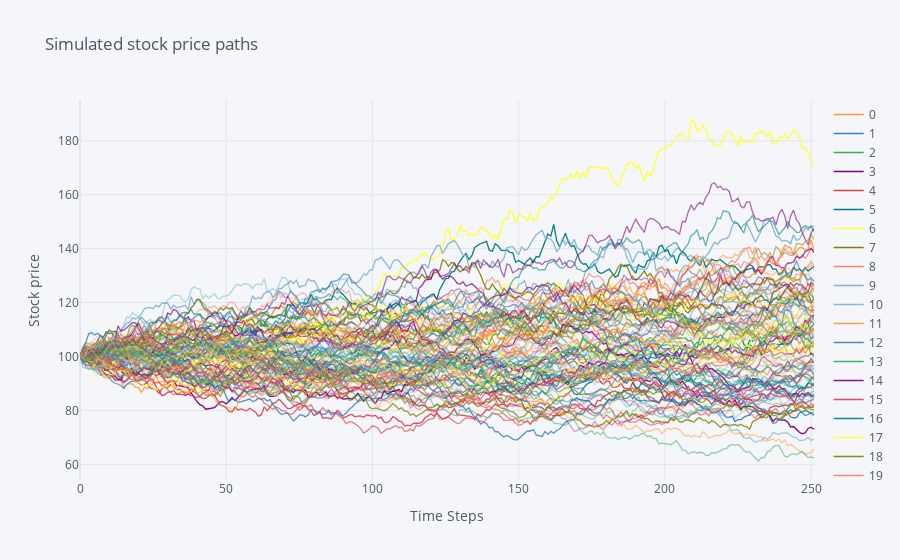

Notebook cell for this chart:
### Code cell
# Plot simulated price paths 
price_path.iloc[:,:100].iplot(title='Simulated stock price paths', xTitle='Time Steps', yTitle='Stock price')

### Figure 1 — Plotly figure (JSON) as saved in the notebook; plotly's stock layout.template omitted (floating-point values rounded to 4 significant figures; data arrays with more than 128 entries replaced by an {"elided": "..."} marker saying what was removed)
{"data": [{"line": {"color": "rgba(255, 153, 51, 1.0)", "dash": "solid", "shape": "linear", "width": 1.3}, "mode": "lines", "name": "0", "text": "", "type": "scatter", "x": {"elided": "252 int values"}, "y": {"elided": "252 float values"}}, {"line": {"color": "rgba(55, 128, 191, 1.0)", "dash": "solid", "shape": "linear", "width": 1.3}, "mode": "lines", "name": "1", "text": "", "type": "scatter", "x": {"elided": "252 int values"}, "y": {"elided": "252 float values"}}, {"line": {"color": "rgba(50, 171, 96, 1.0)", "dash": "solid", "shape": "linear", "width": 1.3}, "mode": "lines", "name": "2", "text": "", "type": "scatter", "x": {"elided": "252 int values"}, "y": {"elided": "252 float values"}}, {"line": {"color": "rgba(128, 0, 128, 1.0)", "dash": "solid", "shape": "linear", "width": 1.3}, "mode": "lines", "name": "3", "text": "", "type": "scatter", "x": {"elided": "252 int values"}, "y": {"elided": "252 float values"}}, {"line": {"color": "rgba(219, 64, 82, 1.0)", "dash": "solid", "shape": "linear", "width": 1.3}, "mode": "lines", "name": "4", "text": "", "type": "scatter", "x": {"elided": "252 int values"}, "y": {"elided": "252 float values"}}, {"line": {"color": "rgba(0, 128, 128, 1.0)", "dash": "solid", "shape": "linear", "width": 1.3}, "mode": "lines", "name": "5", "text": "", "type": "scatter", "x": {"elided": "252 int values"}, "y": {"elided": "252 float values"}}, {"line": {"color": "rgba(255, 255, 51, 1.0)", "dash": "solid", "shape": "linear", "width": 1.3}, "mode": "lines", "name": "6", "text": "", "type": "scatter", "x": {"elided": "252 int values"}, "y": {"elided": "252 float values"}}, {"line": {"color": "rgba(128, 128, 0, 1.0)", "dash": "solid", "shape": "linear", "width": 1.3}, "mode": "lines", "name": "7", "text": "", "type": "scatter", "x": {"elided": "252 int values"}, "y": {"elided": "252 float values"}}, {"line": {"color": "rgba(251, 128, 114, 1.0)", "dash": "solid", "shape": "linear", "width": 1.3}, "mode": "lines", "name": "8", "text": "", "type": "scatter", "x": {"elided": "252 int values"}, "y": {"elided": "252 float values"}}, {"line": {"color": "rgba(128, 177, 211, 1.0)", "dash": "solid", "shape": "linear", "width": 1.3}, "mode": "lines", "name": "9", "text": "", "type": "scatter", "x": {"elided": "252 int values"}, "y": {"elided": "252 float values"}}, {"line": {"color": "rgba(128, 177, 211, 0.9199999999999999)", "dash": "solid", "shape": "linear", "width": 1.3}, "mode": "lines", "name": "10", "text": "", "type": "scatter", "x": {"elided": "252 int values"}, "y": {"elided": "252 float values"}}, {"line": {"color": "rgba(255, 153, 51, 0.9199999999999999)", "dash": "solid", "shape": "linear", "width": 1.3}, "mode": "lines", "name": "11", "text": "", "type": "scatter", "x": {"elided": "252 int values"}, "y": {"elided": "252 float values"}}, {"line": {"color": "rgba(55, 128, 191, 0.9199999999999999)", "dash": "solid", "shape": "linear", "width": 1.3}, "mode": "lines", "name": "12", "text": "", "type": "scatter", "x": {"elided": "252 int values"}, "y": {"elided": "252 float values"}}, {"line": {"color": "rgba(50, 171, 96, 0.9199999999999999)", "dash": "solid", "shape": "linear", "width": 1.3}, "mode": "lines", "name": "13", "text": "", "type": "scatter", "x": {"elided": "252 int values"}, "y": {"elided": "252 float values"}}, {"line": {"color": "rgba(128, 0, 128, 0.9199999999999999)", "dash": "solid", "shape": "linear", "width": 1.3}, "mode": "lines", "name": "14", "text": "", "type": "scatter", "x": {"elided": "252 int values"}, "y": {"elided": "252 float values"}}, {"line": {"color": "rgba(219, 64, 82, 0.9199999999999999)", "dash": "solid", "shape": "linear", "width": 1.3}, "mode": "lines", "name": "15", "text": "", "type": "scatter", "x": {"elided": "252 int values"}, "y": {"elided": "252 float values"}}, {"line": {"color": "rgba(0, 128, 128, 0.9199999999999999)", "dash": "solid", "shape": "linear", "width": 1.3}, "mode": "lines", "name": "16", "text": "", "type": "scatter", "x": {"elided": "252 int values"}, "y": {"elided": "252 float values"}}, {"line": {"color": "rgba(255, 255, 51, 0.9199999999999999)", "dash": "solid", "shape": "linear", "width": 1.3}, "mode": "lines", "name": "17", "text": "", "type": "scatter", "x": {"elided": "252 int values"}, "y": {"elided": "252 float values"}}, {"line": {"color": "rgba(128, 128, 0, 0.9199999999999999)", "dash": "solid", "shape": "linear", "width": 1.3}, "mode": "lines", "name": "18", "text": "", "type": "scatter", "x": {"elided": "252 int values"}, "y": {"elided": "252 float values"}}, {"line": {"color": "rgba(251, 128, 114, 0.9199999999999999)", "dash": "solid", "shape": "linear", "width": 1.3}, "mode": "lines", "name": "19", "text": "", "type": "scatter", "x": {"elided": "252 int values"}, "y": {"elided": "252 float values"}}, {"line": {"color": "rgba(251, 128, 114, 0.8399999999999999)", "dash": "solid", "shape": "linear", "width": 1.3}, "mode": "lines", "name": "20", "text": "", "type": "scatter", "x": {"elided": "252 int values"}, "y": {"elided": "252 float values"}}, {"line": {"color": "rgba(128, 177, 211, 0.8399999999999999)", "dash": "solid", "shape": "linear", "width": 1.3}, "mode": "lines", "name": "21", "text": "", "type": "scatter", "x": {"elided": "252 int values"}, "y": {"elided": "252 float values"}}, {"line": {"color": "rgba(255, 153, 51, 0.8399999999999999)", "dash": "solid", "shape": "linear", "width": 1.3}, "mode": "lines", "name": "22", "text": "", "type": "scatter", "x": {"elided": "252 int values"}, "y": {"elided": "252 float values"}}, {"line": {"color": "rgba(55, 128, 191, 0.8399999999999999)", "dash": "solid", "shape": "linear", "width": 1.3}, "mode": "lines", "name": "23", "text": "", "type": "scatter", "x": {"elided": "252 int values"}, "y": {"elided": "252 float values"}}, {"line": {"color": "rgba(50, 171, 96, 0.8399999999999999)", "dash": "solid", "shape": "linear", "width": 1.3}, "mode": "lines", "name": "24", "text": "", "type": "scatter", "x": {"elided": "252 int values"}, "y": {"elided": "252 float values"}}, {"line": {"color": "rgba(128, 0, 128, 0.8399999999999999)", "dash": "solid", "shape": "linear", "width": 1.3}, "mode": "lines", "name": "25", "text": "", "type": "scatter", "x": {"elided": "252 int values"}, "y": {"elided": "252 float values"}}, {"line": {"color": "rgba(219, 64, 82, 0.8399999999999999)", "dash": "solid", "shape": "linear", "width": 1.3}, "mode": "lines", "name": "26", "text": "", "type": "scatter", "x": {"elided": "252 int values"}, "y": {"elided": "252 float values"}}, {"line": {"color": "rgba(0, 128, 128, 0.8399999999999999)", "dash": "solid", "shape": "linear", "width": 1.3}, "mode": "lines", "name": "27", "text": "", "type": "scatter", "x": {"elided": "252 int values"}, "y": {"elided": "252 float values"}}, {"line": {"color": "rgba(255, 255, 51, 0.8399999999999999)", "dash": "solid", "shape": "linear", "width": 1.3}, "mode": "lines", "name": "28", "text": "", "type": "scatter", "x": {"elided": "252 int values"}, "y": {"elided": "252 float values"}}, {"line": {"color": "rgba(128, 128, 0, 0.8399999999999999)", "dash": "solid", "shape": "linear", "width": 1.3}, "mode": "lines", "name": "29", "text": "", "type": "scatter", "x": {"elided": "252 int values"}, "y": {"elided": "252 float values"}}, {"line": {"color": "rgba(128, 128, 0, 0.76)", "dash": "solid", "shape": "linear", "width": 1.3}, "mode": "lines", "name": "30", "text": "", "type": "scatter", "x": {"elided": "252 int values"}, "y": {"elided": "252 float values"}}, {"line": {"color": "rgba(251, 128, 114, 0.76)", "dash": "solid", "shape": "linear", "width": 1.3}, "mode": "lines", "name": "31", "text": "", "type": "scatter", "x": {"elided": "252 int values"}, "y": {"elided": "252 float values"}}, {"line": {"color": "rgba(128, 177, 211, 0.76)", "dash": "solid", "shape": "linear", "width": 1.3}, "mode": "lines", "name": "32", "text": "", "type": "scatter", "x": {"elided": "252 int values"}, "y": {"elided": "252 float values"}}, {"line": {"color": "rgba(255, 153, 51, 0.76)", "dash": "solid", "shape": "linear", "width": 1.3}, "mode": "lines", "name": "33", "text": "", "type": "scatter", "x": {"elided": "252 int values"}, "y": {"elided": "252 float values"}}, {"line": {"color": "rgba(55, 128, 191, 0.76)", "dash": "solid", "shape": "linear", "width": 1.3}, "mode": "lines", "name": "34", "text": "", "type": "scatter", "x": {"elided": "252 int values"}, "y": {"elided": "252 float values"}}, {"line": {"color": "rgba(50, 171, 96, 0.76)", "dash": "solid", "shape": "linear", "width": 1.3}, "mode": "lines", "name": "35", "text": "", "type": "scatter", "x": {"elided": "252 int values"}, "y": {"elided": "252 float values"}}, {"line": {"color": "rgba(128, 0, 128, 0.76)", "dash": "solid", "shape": "linear", "width": 1.3}, "mode": "lines", "name": "36", "text": "", "type": "scatter", "x": {"elided": "252 int values"}, "y": {"elided": "252 float values"}}, {"line": {"color": "rgba(219, 64, 82, 0.76)", "dash": "solid", "shape": "linear", "width": 1.3}, "mode": "lines", "name": "37", "text": "", "type": "scatter", "x": {"elided": "252 int values"}, "y": {"elided": "252 float values"}}, {"line": {"color": "rgba(0, 128, 128, 0.76)", "dash": "solid", "shape": "linear", "width": 1.3}, "mode": "lines", "name": "38", "text": "", "type": "scatter", "x": {"elided": "252 int values"}, "y": {"elided": "252 float values"}}, {"line": {"color": "rgba(255, 255, 51, 0.76)", "dash": "solid", "shape": "linear", "width": 1.3}, "mode": "lines", "name": "39", "text": "", "type": "scatter", "x": {"elided": "252 int values"}, "y": {"elided": "252 float values"}}, {"line": {"color": "rgba(255, 255, 51, 0.6799999999999999)", "dash": "solid", "shape": "linear", "width": 1.3}, "mode": "lines", "name": "40", "text": "", "type": "scatter", "x": {"elided": "252 int values"}, "y": {"elided": "252 float values"}}, {"line": {"color": "rgba(128, 128, 0, 0.6799999999999999)", "dash": "solid", "shape": "linear", "width": 1.3}, "mode": "lines", "name": "41", "text": "", "type": "scatter", "x": {"elided": "252 int values"}, "y": {"elided": "252 float values"}}, {"line": {"color": "rgba(251, 128, 114, 0.6799999999999999)", "dash": "solid", "shape": "linear", "width": 1.3}, "mode": "lines", "name": "42", "text": "", "type": "scatter", "x": {"elided": "252 int values"}, "y": {"elided": "252 float values"}}, {"line": {"color": "rgba(128, 177, 211, 0.6799999999999999)", "dash": "solid", "shape": "linear", "width": 1.3}, "mode": "lines", "name": "43", "text": "", "type": "scatter", "x": {"elided": "252 int values"}, "y": {"elided": "252 float values"}}, {"line": {"color": "rgba(255, 153, 51, 0.6799999999999999)", "dash": "solid", "shape": "linear", "width": 1.3}, "mode": "lines", "name": "44", "text": "", "type": "scatter", "x": {"elided": "252 int values"}, "y": {"elided": "252 float values"}}, {"line": {"color": "rgba(55, 128, 191, 0.6799999999999999)", "dash": "solid", "shape": "linear", "width": 1.3}, "mode": "lines", "name": "45", "text": "", "type": "scatter", "x": {"elided": "252 int values"}, "y": {"elided": "252 float values"}}, {"line": {"color": "rgba(50, 171, 96, 0.6799999999999999)", "dash": "solid", "shape": "linear", "width": 1.3}, "mode": "lines", "name": "46", "text": "", "type": "scatter", "x": {"elided": "252 int values"}, "y": {"elided": "252 float values"}}, {"line": {"color": "rgba(128, 0, 128, 0.6799999999999999)", "dash": "solid", "shape": "linear", "width": 1.3}, "mode": "lines", "name": "47", "text": "", "type": "scatter", "x": {"elided": "252 int values"}, "y": {"elided": "252 float values"}}, {"line": {"color": "rgba(219, 64, 82, 0.6799999999999999)", "dash": "solid", "shape": "linear", "width": 1.3}, "mode": "lines", "name": "48", "text": "", "type": "scatter", "x": {"elided": "252 int values"}, "y": {"elided": "252 float values"}}, {"line": {"color": "rgba(0, 128, 128, 0.6799999999999999)", "dash": "solid", "shape": "linear", "width": 1.3}, "mode": "lines", "name": "49", "text": "", "type": "scatter", "x": {"elided": "252 int values"}, "y": {"elided": "252 float values"}}, {"line": {"color": "rgba(0, 128, 128, 0.5999999999999999)", "dash": "solid", "shape": "linear", "width": 1.3}, "mode": "lines", "name": "50", "text": "", "type": "scatter", "x": {"elided": "252 int values"}, "y": {"elided": "252 float values"}}, {"line": {"color": "rgba(255, 255, 51, 0.5999999999999999)", "dash": "solid", "shape": "linear", "width": 1.3}, "mode": "lines", "name": "51", "text": "", "type": "scatter", "x": {"elided": "252 int values"}, "y": {"elided": "252 float values"}}, {"line": {"color": "rgba(128, 128, 0, 0.5999999999999999)", "dash": "solid", "shape": "linear", "width": 1.3}, "mode": "lines", "name": "52", "text": "", "type": "scatter", "x": {"elided": "252 int values"}, "y": {"elided": "252 float values"}}, {"line": {"color": "rgba(251, 128, 114, 0.5999999999999999)", "dash": "solid", "shape": "linear", "width": 1.3}, "mode": "lines", "name": "53", "text": "", "type": "scatter", "x": {"elided": "252 int values"}, "y": {"elided": "252 float values"}}, {"line": {"color": "rgba(128, 177, 211, 0.5999999999999999)", "dash": "solid", "shape": "linear", "width": 1.3}, "mode": "lines", "name": "54", "text": "", "type": "scatter", "x": {"elided": "252 int values"}, "y": {"elided": "252 float values"}}, {"line": {"color": "rgba(255, 153, 51, 0.5999999999999999)", "dash": "solid", "shape": "linear", "width": 1.3}, "mode": "lines", "name": "55", "text": "", "type": "scatter", "x": {"elided": "252 int values"}, "y": {"elided": "252 float values"}}, {"line": {"color": "rgba(55, 128, 191, 0.5999999999999999)", "dash": "solid", "shape": "linear", "width": 1.3}, "mode": "lines", "name": "56", "text": "", "type": "scatter", "x": {"elided": "252 int values"}, "y": {"elided": "252 float values"}}, {"line": {"color": "rgba(50, 171, 96, 0.5999999999999999)", "dash": "solid", "shape": "linear", "width": 1.3}, "mode": "lines", "name": "57", "text": "", "type": "scatter", "x": {"elided": "252 int values"}, "y": {"elided": "252 float values"}}, {"line": {"color": "rgba(128, 0, 128, 0.5999999999999999)", "dash": "solid", "shape": "linear", "width": 1.3}, "mode": "lines", "name": "58", "text": "", "type": "scatter", "x": {"elided": "252 int values"}, "y": {"elided": "252 float values"}}, {"line": {"color": "rgba(219, 64, 82, 0.5999999999999999)", "dash": "solid", "shape": "linear", "width": 1.3}, "mode": "lines", "name": "59", "text": "", "type": "scatter", "x": {"elided": "252 int values"}, "y": {"elided": "252 float values"}}, {"line": {"color": "rgba(219, 64, 82, 0.5199999999999998)", "dash": "solid", "shape": "linear", "width": 1.3}, "mode": "lines", "name": "60", "text": "", "type": "scatter", "x": {"elided": "252 int values"}, "y": {"elided": "252 float values"}}, {"line": {"color": "rgba(0, 128, 128, 0.5199999999999998)", "dash": "solid", "shape": "linear", "width": 1.3}, "mode": "lines", "name": "61", "text": "", "type": "scatter", "x": {"elided": "252 int values"}, "y": {"elided": "252 float values"}}, {"line": {"color": "rgba(255, 255, 51, 0.5199999999999998)", "dash": "solid", "shape": "linear", "width": 1.3}, "mode": "lines", "name": "62", "text": "", "type": "scatter", "x": {"elided": "252 int values"}, "y": {"elided": "252 float values"}}, {"line": {"color": "rgba(128, 128, 0, 0.5199999999999998)", "dash": "solid", "shape": "linear", "width": 1.3}, "mode": "lines", "name": "63", "text": "", "type": "scatter", "x": {"elided": "252 int values"}, "y": {"elided": "252 float values"}}, {"line": {"color": "rgba(251, 128, 114, 0.5199999999999998)", "dash": "solid", "shape": "linear", "width": 1.3}, "mode": "lines", "name": "64", "text": "", "type": "scatter", "x": {"elided": "252 int values"}, "y": {"elided": "252 float values"}}, {"line": {"color": "rgba(128, 177, 211, 0.5199999999999998)", "dash": "solid", "shape": "linear", "width": 1.3}, "mode": "lines", "name": "65", "text": "", "type": "scatter", "x": {"elided": "252 int values"}, "y": {"elided": "252 float values"}}, {"line": {"color": "rgba(255, 153, 51, 0.5199999999999998)", "dash": "solid", "shape": "linear", "width": 1.3}, "mode": "lines", "name": "66", "text": "", "type": "scatter", "x": {"elided": "252 int values"}, "y": {"elided": "252 float values"}}, {"line": {"color": "rgba(55, 128, 191, 0.5199999999999998)", "dash": "solid", "shape": "linear", "width": 1.3}, "mode": "lines", "name": "67", "text": "", "type": "scatter", "x": {"elided": "252 int values"}, "y": {"elided": "252 float values"}}, {"line": {"color": "rgba(50, 171, 96, 0.5199999999999998)", "dash": "solid", "shape": "linear", "width": 1.3}, "mode": "lines", "name": "68", "text": "", "type": "scatter", "x": {"elided": "252 int values"}, "y": {"elided": "252 float values"}}, {"line": {"color": "rgba(128, 0, 128, 0.5199999999999998)", "dash": "solid", "shape": "linear", "width": 1.3}, "mode": "lines", "name": "69", "text": "", "type": "scatter", "x": {"elided": "252 int values"}, "y": {"elided": "252 float values"}}, {"line": {"color": "rgba(128, 0, 128, 0.44)", "dash": "solid", "shape": "linear", "width": 1.3}, "mode": "lines", "name": "70", "text": "", "type": "scatter", "x": {"elided": "252 int values"}, "y": {"elided": "252 float values"}}, {"line": {"color": "rgba(219, 64, 82, 0.44)", "dash": "solid", "shape": "linear", "width": 1.3}, "mode": "lines", "name": "71", "text": "", "type": "scatter", "x": {"elided": "252 int values"}, "y": {"elided": "252 float values"}}, {"line": {"color": "rgba(0, 128, 128, 0.44)", "dash": "solid", "shape": "linear", "width": 1.3}, "mode": "lines", "name": "72", "text": "", "type": "scatter", "x": {"elided": "252 int values"}, "y": {"elided": "252 float values"}}, {"line": {"color": "rgba(255, 255, 51, 0.44)", "dash": "solid", "shape": "linear", "width": 1.3}, "mode": "lines", "name": "73", "text": "", "type": "scatter", "x": {"elided": "252 int values"}, "y": {"elided": "252 float values"}}, {"line": {"color": "rgba(128, 128, 0, 0.44)", "dash": "solid", "shape": "linear", "width": 1.3}, "mode": "lines", "name": "74", "text": "", "type": "scatter", "x": {"elided": "252 int values"}, "y": {"elided": "252 float values"}}, {"line": {"color": "rgba(251, 128, 114, 0.44)", "dash": "solid", "shape": "linear", "width": 1.3}, "mode": "lines", "name": "75", "text": "", "type": "scatter", "x": {"elided": "252 int values"}, "y": {"elided": "252 float values"}}, {"line": {"color": "rgba(128, 177, 211, 0.44)", "dash": "solid", "shape": "linear", "width": 1.3}, "mode": "lines", "name": "76", "text": "", "type": "scatter", "x": {"elided": "252 int values"}, "y": {"elided": "252 float values"}}, {"line": {"color": "rgba(255, 153, 51, 0.44)", "dash": "solid", "shape": "linear", "width": 1.3}, "mode": "lines", "name": "77", "text": "", "type": "scatter", "x": {"elided": "252 int values"}, "y": {"elided": "252 float values"}}, {"line": {"color": "rgba(55, 128, 191, 0.44)", "dash": "solid", "shape": "linear", "width": 1.3}, "mode": "lines", "name": "78", "text": "", "type": "scatter", "x": {"elided": "252 int values"}, "y": {"elided": "252 float values"}}, {"line": {"color": "rgba(50, 171, 96, 0.44)", "dash": "solid", "shape": "linear", "width": 1.3}, "mode": "lines", "name": "79", "text": "", "type": "scatter", "x": {"elided": "252 int values"}, "y": {"elided": "252 float values"}}, {"line": {"color": "rgba(50, 171, 96, 0.35999999999999993)", "dash": "solid", "shape": "linear", "width": 1.3}, "mode": "lines", "name": "80", "text": "", "type": "scatter", "x": {"elided": "252 int values"}, "y": {"elided": "252 float values"}}, {"line": {"color": "rgba(128, 0, 128, 0.35999999999999993)", "dash": "solid", "shape": "linear", "width": 1.3}, "mode": "lines", "name": "81", "text": "", "type": "scatter", "x": {"elided": "252 int values"}, "y": {"elided": "252 float values"}}, {"line": {"color": "rgba(219, 64, 82, 0.35999999999999993)", "dash": "solid", "shape": "linear", "width": 1.3}, "mode": "lines", "name": "82", "text": "", "type": "scatter", "x": {"elided": "252 int values"}, "y": {"elided": "252 float values"}}, {"line": {"color": "rgba(0, 128, 128, 0.35999999999999993)", "dash": "solid", "shape": "linear", "width": 1.3}, "mode": "lines", "name": "83", "text": "", "type": "scatter", "x": {"elided": "252 int values"}, "y": {"elided": "252 float values"}}, {"line": {"color": "rgba(255, 255, 51, 0.35999999999999993)", "dash": "solid", "shape": "linear", "width": 1.3}, "mode": "lines", "name": "84", "text": "", "type": "scatter", "x": {"elided": "252 int values"}, "y": {"elided": "252 float values"}}, {"line": {"color": "rgba(128, 128, 0, 0.35999999999999993)", "dash": "solid", "shape": "linear", "width": 1.3}, "mode": "lines", "name": "85", "text": "", "type": "scatter", "x": {"elided": "252 int values"}, "y": {"elided": "252 float values"}}, {"line": {"color": "rgba(251, 128, 114, 0.35999999999999993)", "dash": "solid", "shape": "linear", "width": 1.3}, "mode": "lines", "name": "86", "text": "", "type": "scatter", "x": {"elided": "252 int values"}, "y": {"elided": "252 float values"}}, {"line": {"color": "rgba(128, 177, 211, 0.35999999999999993)", "dash": "solid", "shape": "linear", "width": 1.3}, "mode": "lines", "name": "87", "text": "", "type": "scatter", "x": {"elided": "252 int values"}, "y": {"elided": "252 float values"}}, {"line": {"color": "rgba(255, 153, 51, 0.35999999999999993)", "dash": "solid", "shape": "linear", "width": 1.3}, "mode": "lines", "name": "88", "text": "", "type": "scatter", "x": {"elided": "252 int values"}, "y": {"elided": "252 float values"}}, {"line": {"color": "rgba(55, 128, 191, 0.35999999999999993)", "dash": "solid", "shape": "linear", "width": 1.3}, "mode": "lines", "name": "89", "text": "", "type": "scatter", "x": {"elided": "252 int values"}, "y": {"elided": "252 float values"}}, {"line": {"color": "rgba(55, 128, 191, 0.27999999999999986)", "dash": "solid", "shape": "linear", "width": 1.3}, "mode": "lines", "name": "90", "text": "", "type": "scatter", "x": {"elided": "252 int values"}, "y": {"elided": "252 float values"}}, {"line": {"color": "rgba(50, 171, 96, 0.27999999999999986)", "dash": "solid", "shape": "linear", "width": 1.3}, "mode": "lines", "name": "91", "text": "", "type": "scatter", "x": {"elided": "252 int values"}, "y": {"elided": "252 float values"}}, {"line": {"color": "rgba(128, 0, 128, 0.27999999999999986)", "dash": "solid", "shape": "linear", "width": 1.3}, "mode": "lines", "name": "92", "text": "", "type": "scatter", "x": {"elided": "252 int values"}, "y": {"elided": "252 float values"}}, {"line": {"color": "rgba(219, 64, 82, 0.27999999999999986)", "dash": "solid", "shape": "linear", "width": 1.3}, "mode": "lines", "name": "93", "text": "", "type": "scatter", "x": {"elided": "252 int values"}, "y": {"elided": "252 float values"}}, {"line": {"color": "rgba(0, 128, 128, 0.27999999999999986)", "dash": "solid", "shape": "linear", "width": 1.3}, "mode": "lines", "name": "94", "text": "", "type": "scatter", "x": {"elided": "252 int values"}, "y": {"elided": "252 float values"}}, {"line": {"color": "rgba(255, 255, 51, 0.27999999999999986)", "dash": "solid", "shape": "linear", "width": 1.3}, "mode": "lines", "name": "95", "text": "", "type": "scatter", "x": {"elided": "252 int values"}, "y": {"elided": "252 float values"}}, {"line": {"color": "rgba(128, 128, 0, 0.27999999999999986)", "dash": "solid", "shape": "linear", "width": 1.3}, "mode": "lines", "name": "96", "text": "", "type": "scatter", "x": {"elided": "252 int values"}, "y": {"elided": "252 float values"}}, {"line": {"color": "rgba(251, 128, 114, 0.27999999999999986)", "dash": "solid", "shape": "linear", "width": 1.3}, "mode": "lines", "name": "97", "text": "", "type": "scatter", "x": {"elided": "252 int values"}, "y": {"elided": "252 float values"}}, {"line": {"color": "rgba(128, 177, 211, 0.27999999999999986)", "dash": "solid", "shape": "linear", "width": 1.3}, "mode": "lines", "name": "98", "text": "", "type": "scatter", "x": {"elided": "252 int values"}, "y": {"elided": "252 float values"}}, {"line": {"color": "rgba(255, 153, 51, 0.27999999999999986)", "dash": "solid", "shape": "linear", "width": 1.3}, "mode": "lines", "name": "99", "text": "", "type": "scatter", "x": {"elided": "252 int values"}, "y": {"elided": "252 float values"}}], "layout": {"legend": {"bgcolor": "#F5F6F9", "font": {"color": "#4D5663"}}, "paper_bgcolor": "#F5F6F9", "plot_bgcolor": "#F5F6F9", "title": {"font": {"color": "#4D5663"}, "text": "Simulated stock price paths"}, "xaxis": {"gridcolor": "#E1E5ED", "showgrid": true, "tickfont": {"color": "#4D5663"}, "title": {"font": {"color": "#4D5663"}, "text": "Time Steps"}, "zerolinecolor": "#E1E5ED"}, "yaxis": {"gridcolor": "#E1E5ED", "showgrid": true, "tickfont": {"color": "#4D5663"}, "title": {"font": {"color": "#4D5663"}, "text": "Stock price"}, "zerolinecolor": "#E1E5ED"}}}
